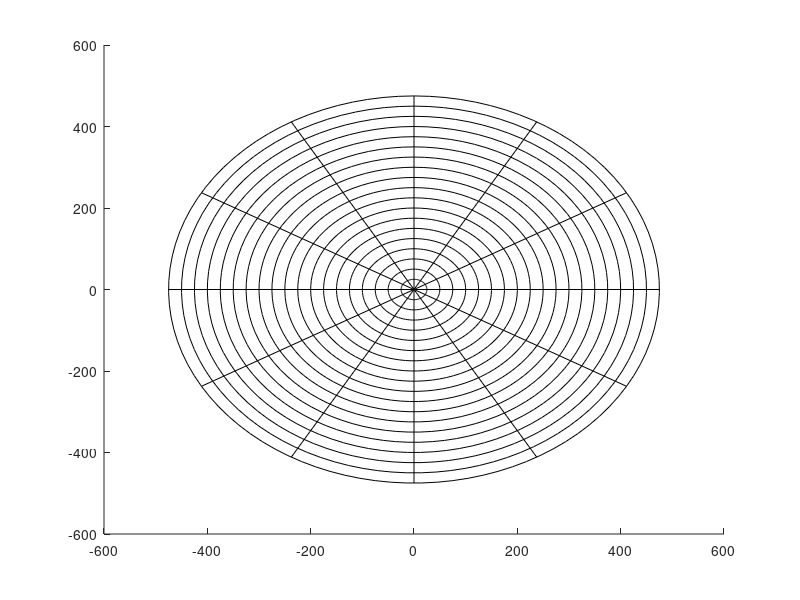

This chart was generated by the following MATLAB code:
%
% This program is to put polar grid on the existing plot
%
rmax = max(460);
nrings = ceil( rmax/25 );	%each 25km 
nangles = 360/30;		%each 30 degree
npts = 100;			%# of points at each ring
theta = linspace(0,2*pi,npts);
RatMax = 25*nrings;		%max. radius for plot

hold on;
for i=1:nrings
    x = 25*i*sin( theta ); 
    y = 25*i*cos( theta ); 
    plot( x,y,'k-' );
end

for i=1:nangles
    x1 = RatMax*sin( (i-1)*30*pi/180 );
    y1 = RatMax*cos( (i-1)*30*pi/180 );
    plot( [0 x1],[0 y1],'k-' );
end
